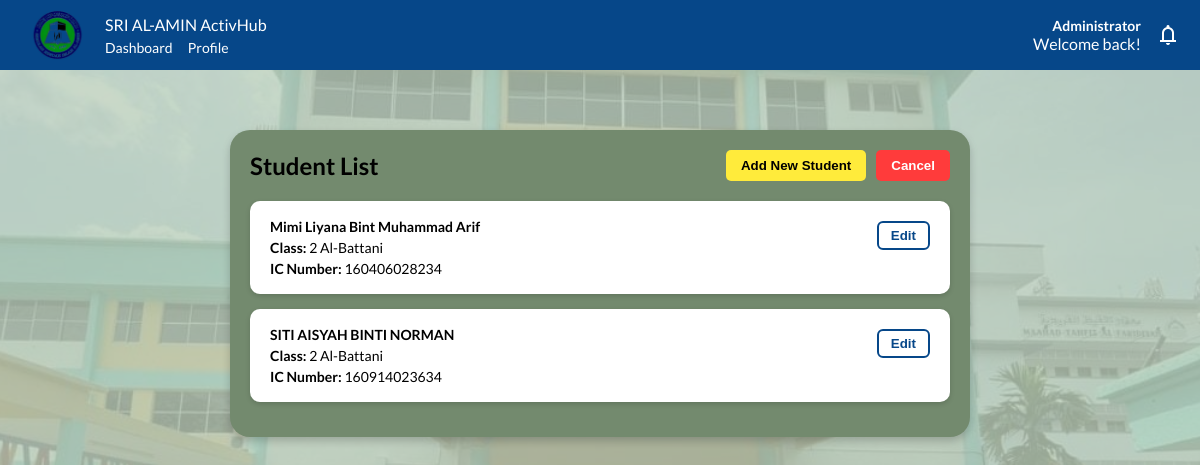
Screenshot of /admin/admin_studentList.php with the database file from the repository.
### tables this page shows
CREATE TABLE `student` (
  `student_ic` varchar(255) NOT NULL,
  `student_pass` varchar(255) NOT NULL,
  `student_fname` text NOT NULL,
  `student_class` int(11) NOT NULL,
  `student_dob` date DEFAULT NULL,
  `student_doe` date DEFAULT NULL,
  `student_address` text DEFAULT NULL,
  `student_emergency` varchar(255) DEFAULT NULL,
  `guardian_ic` varchar(255) DEFAULT NULL,
  `guardian_name` text DEFAULT NULL,
  `relationship` text DEFAULT NULL,
  `guardian_address` text DEFAULT NULL,
  `contact_num` varchar(255) DEFAULT NULL,
  `teacher_incharge` varchar(255) DEFAULT NULL
);

CREATE TABLE `class` (
  `class_id` int(11) NOT NULL,
  `class_name` varchar(255) NOT NULL
);

### admin/admin_studentList.php (the view, shortened to what this page needs)
<?php
require_once '..\connect.php';
$sql = "SELECT * FROM student INNER JOIN class ON class.class_id = student.student_class";
$result = mysqli_query($conn, $sql);
?>
<!DOCTYPE html>
<html lang="en">
<head>
    <link rel="stylesheet" href="../css/teacherList.css" />
</head>
<body>
    <header>
        <div class="logo-section">
            <img src="../img/logo.png" alt="Logo" />
            <div class="logo-text">
                <span>SRI AL-AMIN ActivHub</span>
                <div class="nav-links">
                    <a href="../admin/admin_dashboard.php">Dashboard</a>
                    <a href="../admin/admin_profile.php">Profile</a>
                </div>
            </div>
        </div>
        <div class="icon-section">
            <div class="admin-section">
                <span class="admin-text">Administrator</span>
                <span class="welcome-text">Welcome back!</span>
            </div>
            <span class="material-symbols-outlined icon">notifications</span>
        </div>
    </header>
    <div class="container">
        <div class="teacher-list-container">
            <div class="teacher-list-box">
                <div class="title-bar">
                    <h2>Student List</h2>
                    <div class="button-group">
                        <button class="btn-yellow" onclick="window.location.href='admin_add_student.php'">Add New Student</button>
                        <button class="btn-red" onclick="location.href='admin_dashboard.php'">Cancel</button>
                    </div>
                </div>
                <?php if (mysqli_num_rows($result) > 0): ?>
                    <?php while ($row = mysqli_fetch_assoc($result)): ?>
                        <div class="teacher-card" id="<?= $row['student_ic'] ?>">
                            <p><strong><?= $row['student_fname'] ?></strong><br>
                                <strong>Class:</strong> <?= $row['class_name'] ?><br>
                                <span class="credentials">IC Number:</span> <?= $row['student_ic'] ?><br>
                                <button class="edit-button" onclick="edit(<?= $row['student_ic'] ?>)">Edit</button>
                        </div>
                    <?php endwhile; ?>
                <?php else: ?>
                    <div class="teacher-card">
                        <p><strong>No record</strong><br>
                    </div>
                <?php endif; ?>
            </div>
        </div>
    </div>
</body>
</html>

### css/teacherList.css (style rules this page uses)
body { background-image: url(../img/bg.jpg); background-repeat: no-repeat; background-size: cover; background-position: center; background-attachment: fixed; font-family: "Lato", sans-serif; margin: 0; padding: 0; height: 100%; overflow: hidden; }
header { position: sticky; top: 0; z-index: 1000; background-color: #064789; color: white; display: flex; justify-content: space-between; align-items: center; padding: 10px 20px; flex-wrap: wrap; }
.logo-section { display: flex; align-items: center; }
.logo-section img { height: 50px; margin-right: 10px; }
.logo-text { display: flex; flex-direction: column; }
.nav-links { display: flex; gap: 15px; margin-top: 5px; }
.nav-links a { color: white; text-decoration: none; font-size: 14px; position: relative; }
.icon-section { display: flex; align-items: center; gap: 15px; }
.admin-section { display: flex; flex-direction: column; align-items: flex-end; }
.admin-text { font-size: 14px; font-weight: bold; }
.container { display: flex; flex-direction: column; padding: 20px; background-color: rgba(191, 207, 187, 0.8); position: relative; height: 100vh; overflow: auto; }
.teacher-list-container { display: flex; justify-content: center; padding: 40px 20px; }
.teacher-list-box { background-color: #738A6E; padding: 20px; border-radius: 20px; width: 90%; max-height: 600px; max-width: 700px; overflow-y: auto; box-shadow: 0 4px 8px rgba(0, 0, 0, 0.2); }
.title-bar { display: flex; justify-content: space-between; align-items: center; flex-wrap: wrap; margin-bottom: 20px; }
.title-bar h2 { margin: 0; }
.button-group { display: flex; gap: 10px; }
.btn-yellow { background-color: #ffeb3b; border: none; padding: 8px 15px; border-radius: 5px; font-weight: bold; cursor: pointer; }
.btn-red { background-color: #ff3b3b; color: #ffffff; border: none; padding: 8px 15px; border-radius: 5px; font-weight: bold; cursor: pointer; }
.teacher-card { background-color: white; padding: 15px 20px; margin-bottom: 15px; border-radius: 10px; position: relative; box-shadow: 0 2px 5px rgba(0, 0, 0, 0.15); }
.teacher-card p { margin: 0; font-size: 14px; line-height: 1.5; }
.credentials { font-weight: bold; }
.edit-button { position: absolute; right: 20px; top: 20px; background-color: white; border: 2px solid #064789; color: #064789; padding: 5px 12px; border-radius: 6px; font-weight: bold; cursor: pointer; }

### rows the page displays
student: student_fname "Mimi Liyana Bint Muhammad Arif", student_class.class_name "2 Al-Battani", student_ic "160406028234"
student: student_fname "SITI AISYAH BINTI NORMAN", student_class.class_name "2 Al-Battani", student_ic "160914023634"
